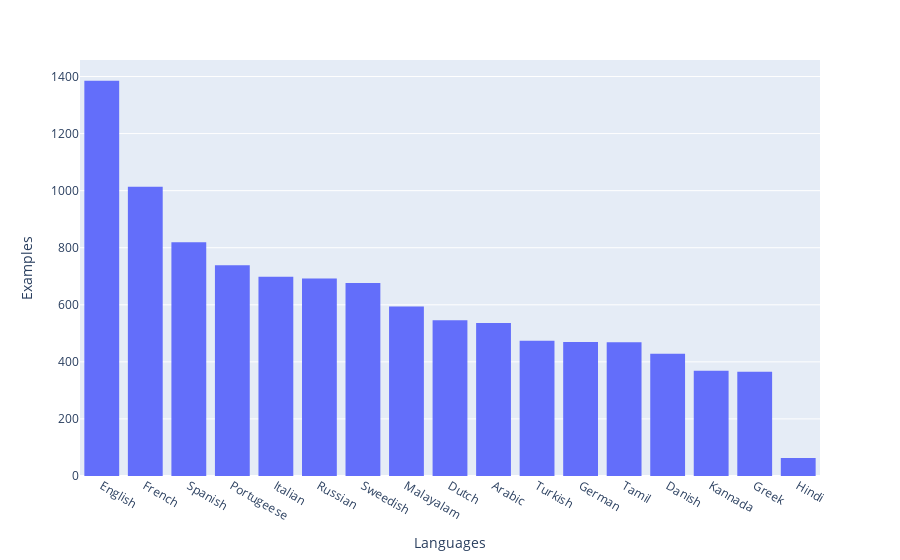

The notebook cell this image was saved under:
### Code cell
# X values
x = list(language_count.keys())
# y values
y = list(language_count.values())
# plot distribution
px.histogram(x=x, y=y).update_layout(xaxis_title="Languages", yaxis_title="Examples")

### Figure 1 — Plotly figure (JSON) as saved in the notebook; plotly's stock layout.template omitted (floating-point values rounded to 4 significant figures)
{"data": [{"alignmentgroup": "True", "bingroup": "x", "histfunc": "sum", "hovertemplate": "x=%{x}<br>sum of y=%{y}<extra></extra>", "legendgroup": "", "marker": {"color": "#636efa", "pattern": {"shape": ""}}, "name": "", "offsetgroup": "", "orientation": "v", "showlegend": false, "type": "histogram", "x": ["English", "French", "Spanish", "Portugeese", "Italian", "Russian", "Sweedish", "Malayalam", "Dutch", "Arabic", "Turkish", "German", "Tamil", "Danish", "Kannada", "Greek", "Hindi"], "xaxis": "x", "y": [1385, 1014, 819, 739, 698, 692, 676, 594, 546, 536, 474, 470, 469, 428, 369, 365, 63], "yaxis": "y"}], "layout": {"barmode": "relative", "legend": {"tracegroupgap": 0}, "margin": {"t": 60}, "xaxis": {"anchor": "y", "domain": [0, 1], "title": {"text": "Languages"}}, "yaxis": {"anchor": "x", "domain": [0, 1], "title": {"text": "Examples"}}}}
